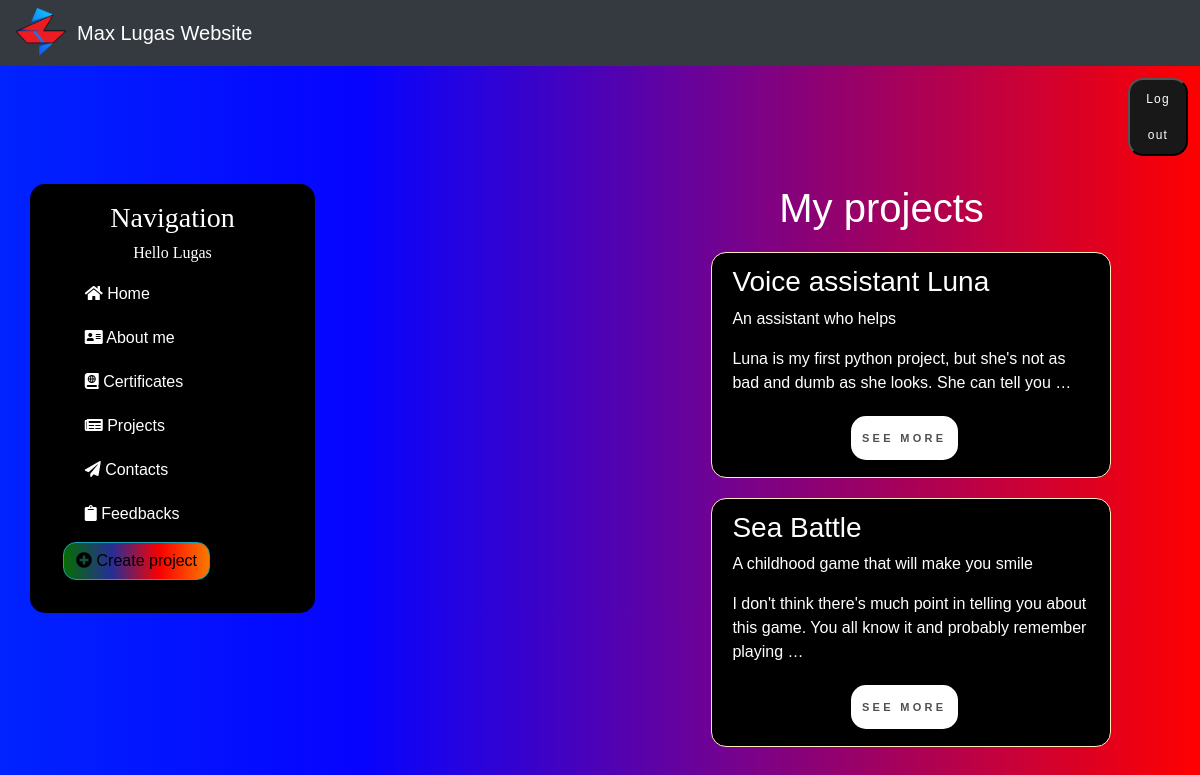
Screenshot of /project/ (signed in) with the database file from the repository.
### news/models.py (models this page shows, shortened)
class Articles(models.Model):
    title = models.CharField('Title', max_length=50)
    anons = models.CharField('Anons', max_length=250)
    content = models.TextField('Content')
    date = models.DateField('Date of publication', auto_now_add=True)
    link = models.URLField('Link to GitHub', default=None)
    class Meta:
        verbose_name = 'News'
        verbose_name_plural = "News"

### news/views.py (the view)
# urls.py: path('', views.news_home, name='news_home'),
def news_home(request):
    news = Articles.objects.order_by('-date')
    return render(request, 'news/news_home.html', {'news': news})

### news/templates/news/news_home.html (shortened to what this page needs)
{% extends 'main/layout.html' %}
{% block content %}
    <div class="features">
        <h1>My projects</h1>
        {% if news %}
            {% for el in news %}
            <div class="alert alert-warning">
                <h3>{{ el.title }}</h3>
                <p>{{ el.anons }}</p>
                <p>{{ el.content|safe|linebreaks|truncatewords:20 }}</p>
                <a href="{% url 'news-detail' el.pk %}" class="shine-button"> See more</a>
            </div>
            {% endfor %}
        {% else %}
            <p>No records</p>
        {% endif %}
    </div>
{% endblock %}

### main/templates/main/layout.html (shortened to what this page needs)
<!doctype html>
{% load static %}
<html lang="en">
<head>
    <link rel="stylesheet" href="{% static 'main/bootstrap/css/bootstrap.min.css' %}">
    <link rel="stylesheet" href="https://use.fontawesome.com/releases/v5.8.2/css/all.css">
    <link rel="stylesheet" href="{% static 'main/css/main.css' %}">
</head>
<body>
{% include 'main/_nav.html' %}
<div class="block">
    {% if request.user.is_authenticated %}
    <a href="{% url 'logout' %}"><button class="login-button"> Log out</button></a>
    {% else %}
        <a href="{% url 'sign_in' %}"><button class="login-button"> Sign in</button></a>
        <a href="{% url 'register' %}"><button class="login-button"> Sign up</button></a>
    {% endif %}
</div>
<div class="container mt-3">
    <div class="row">
        <div class="col-md-3">
            <h3>Navigation</h3>
            {% if request.user.is_authenticated %}
            <h6>Hello {{ user.username }}</h6>
            {% endif %}
            <a href="{% url 'home' %}"><li><i class="fas fa-home"></i> Home</li></a>
            <a href="{% url 'about' %}"><li><i class="fas fa-address-card"></i> About me</li></a>
            <a href="{% url 'certificates' %}"><li><i class="fas fa-atlas"></i> Certificates</li></a>
            <a href="{% url 'news_home' %}"><li><i class="fas fa-newspaper"></i> Projects</li></a>
            <a href="{% url 'contacts' %}"><li><i class="fas fa-paper-plane"></i> Contacts</li></a>
            <a href="{% url 'feedback_home' %}"><li><i class="fas fa-clipboard"></i> Feedbacks</li></a>
            {% if request.user.is_authenticated %}
            {% if user.is_superuser %}
                <a href="{% url 'create' %}"><button class="btn btn-info"><i class="fas fa-plus-circle"></i> Create project</button></a>
            {% else %}
                <a href="{% url 'create_feedback' %}"><button class="btn btn-info"><i class="fas fa-plus-circle"></i> Send feedback</button></a>
            {% endif%}
        {% endif %}
        </div>
        <div class="col-md-6">
            {% block content %}{% endblock content %}
        </div>
    </div>
</div>
</body>
</html>

### main/static/main/css/main.css (style rules this page uses)
body { background: rgb(0,35,255); background: linear-gradient(90deg, rgba(0,35,255,1) 0%, rgba(3,0,255,0.9893207282913166) 30%, rgba(255,0,0,1) 100%); font-family: 'Montserrat', sans-serif; }
.col-md-3 { background-color: black; border-radius: 15px; padding: 1.5%; width: 15%; }
.col-md-3 h3 { font-family: 'Times New Roman', sans-serif; color: #fff; text-align: center; }
.col-md-3 h6 { font-family: 'Times New Roman', sans-serif; color: #fff; text-align: center; }
.col-md-3 li { color: #fff; display: block; text-decoration: none; margin-top: 20px; margin-left: 15%; transition: transform .6s ease; }
.col-md-6 { text-align: center; color: #fff; height: 3em; left: 10em; }
.features { color: #fff; margin-left: 35%; text-align: center; width: 75%; }
.alert-warning { background-color: black; color: white; border-radius: 15px; width: 400px; margin: 20px 8%; text-align: left; }
.alert-warning .shine-button { margin-left: 33%; }
.shine-button { text-decoration: none; display: inline-block; width: 30%; height: 4em; line-height: 4em; border-radius: 15px; margin: 5px; font-family: 'Montserrat', sans-serif; font-size: 11px; text-transform: uppercase; text-align: center; letter-spacing: .3em; font-weight: 600; color: #524f4e; background: white; box-shadow: 0 8px 15px rgba(0, 0, 0, .1); transition: .3s; }
.btn-info { text-decoration: none; margin: 1em; display: inline-block; transition: transform .6s ease; border-radius: 13px; font-family: 'Montserrat', sans-serif; color: black; background: rgb(7,108,3); background: linear-gradient(90deg, rgba(7,108,3,1) 0%, rgba(42,51,165,0.9024859943977591) 33%, rgba(250,0,0,1) 66%, rgba(250,121,0,1) 100%); }
.login-button { text-decoration: none; font-family: 'Montserrat', sans-serif; display: inline-block; width: 5%; height: 25%; line-height: 3em; border-radius: 15px; margin: 1em; font-size: 12px; text-align: center; letter-spacing: .1em; font-weight: 500; color: white; background: #181818; transition: .3s; }
div.block { text-align: right; }

### rows the page displays
Articles: title "Voice assistant Luna", anons "An assistant who helps", content "Luna is my first python project, but she's not as bad and dumb as she looks. She can tell you …"
Articles: title "Sea Battle", anons "A childhood game that will make you smile", content "I don't think there's much point in telling you about this game. You all know it and probably remember playing …"

### other values shown
{{ user.username }} "Lugas"
